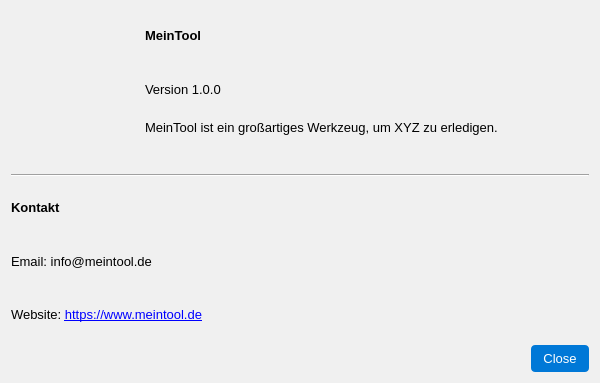
<?xml version="1.0" encoding="UTF-8"?>
<ui version="4.0">
 <class>AboutDialog</class>
 <widget class="QDialog" name="AboutDialog">
  <property name="geometry">
   <rect>
    <x>0</x>
    <y>0</y>
    <width>600</width>
    <height>383</height>
   </rect>
  </property>
  <property name="windowTitle">
   <string>Über MeinTool</string>
  </property>
  <property name="styleSheet">
   <string>QWidget { font-family: "Segoe UI", sans-serif; font-size: 10pt; background-color: #f0f0f0; }
QPushButton { border: none; padding: 6px 12px; border-radius: 4px; background-color: #0078d7; color: white; }
QPushButton:hover { background-color: #005a9e; }
QGroupBox { border: 1px solid #cccccc; border-radius: 4px; margin-top: 6px; }
QGroupBox::title { subcontrol-origin: margin; subcontrol-position: top left; padding: 0 6px; }</string>
  </property>
  <layout class="QVBoxLayout" name="verticalLayoutMain">
   <item>
    <layout class="QHBoxLayout" name="horizontalLayoutTop">
     <item>
      <widget class="QLabel" name="labelLogo">
       <property name="minimumSize">
        <size>
         <width>64</width>
         <height>64</height>
        </size>
       </property>
       <property name="maximumSize">
        <size>
         <width>128</width>
         <height>128</height>
        </size>
       </property>
       <property name="text">
        <string/>
       </property>
       <property name="alignment">
        <set>Qt::AlignmentFlag::AlignCenter</set>
       </property>
      </widget>
     </item>
     <item>
      <layout class="QVBoxLayout" name="verticalLayoutInfo">
       <item>
        <widget class="QLabel" name="labelToolName">
         <property name="font">
          <font>
           <pointsize>14</pointsize>
           <bold>true</bold>
          </font>
         </property>
         <property name="text">
          <string>MeinTool</string>
         </property>
         <property name="alignment">
          <set>Qt::AlignmentFlag::AlignLeading|Qt::AlignmentFlag::AlignLeft|Qt::AlignmentFlag::AlignVCenter</set>
         </property>
        </widget>
       </item>
       <item>
        <widget class="QLabel" name="labelVersion">
         <property name="text">
          <string>Version 1.0.0</string>
         </property>
         <property name="alignment">
          <set>Qt::AlignmentFlag::AlignLeading|Qt::AlignmentFlag::AlignLeft|Qt::AlignmentFlag::AlignVCenter</set>
         </property>
        </widget>
       </item>
       <item>
        <widget class="QLabel" name="labelDescription">
         <property name="text">
          <string>MeinTool ist ein großartiges Werkzeug, um XYZ zu erledigen.</string>
         </property>
         <property name="alignment">
          <set>Qt::AlignmentFlag::AlignLeading|Qt::AlignmentFlag::AlignLeft|Qt::AlignmentFlag::AlignTop</set>
         </property>
         <property name="wordWrap">
          <bool>true</bool>
         </property>
        </widget>
       </item>
      </layout>
     </item>
    </layout>
   </item>
   <item>
    <widget class="QFrame" name="line">
     <property name="frameShape">
      <enum>QFrame::Shape::HLine</enum>
     </property>
     <property name="frameShadow">
      <enum>QFrame::Shadow::Sunken</enum>
     </property>
    </widget>
   </item>
   <item>
    <layout class="QVBoxLayout" name="verticalLayoutContact">
     <item>
      <widget class="QLabel" name="labelContactHeader">
       <property name="font">
        <font>
         <bold>true</bold>
        </font>
       </property>
       <property name="text">
        <string>Kontakt</string>
       </property>
      </widget>
     </item>
     <item>
      <widget class="QLabel" name="labelEmail">
       <property name="text">
        <string>Email: info@meintool.de</string>
       </property>
       <property name="openExternalLinks">
        <bool>true</bool>
       </property>
      </widget>
     </item>
     <item>
      <widget class="QLabel" name="labelWebsite">
       <property name="text">
        <string>Website: &lt;a href=&quot;https://www.meintool.de&quot;&gt;https://www.meintool.de&lt;/a&gt;</string>
       </property>
       <property name="wordWrap">
        <bool>true</bool>
       </property>
       <property name="openExternalLinks">
        <bool>true</bool>
       </property>
      </widget>
     </item>
    </layout>
   </item>
   <item>
    <widget class="QDialogButtonBox" name="buttonBox">
     <property name="orientation">
      <enum>Qt::Orientation::Horizontal</enum>
     </property>
     <property name="standardButtons">
      <set>QDialogButtonBox::StandardButton::Close</set>
     </property>
    </widget>
   </item>
  </layout>
 </widget>
 <resources/>
 <connections>
  <connection>
   <sender>buttonBox</sender>
   <signal>clicked(QAbstractButton*)</signal>
   <receiver>AboutDialog</receiver>
   <slot>close()</slot>
   <hints>
    <hint type="sourcelabel">
     <x>567</x>
     <y>366</y>
    </hint>
    <hint type="destinationlabel">
     <x>-6</x>
     <y>262</y>
    </hint>
   </hints>
  </connection>
 </connections>
</ui>
